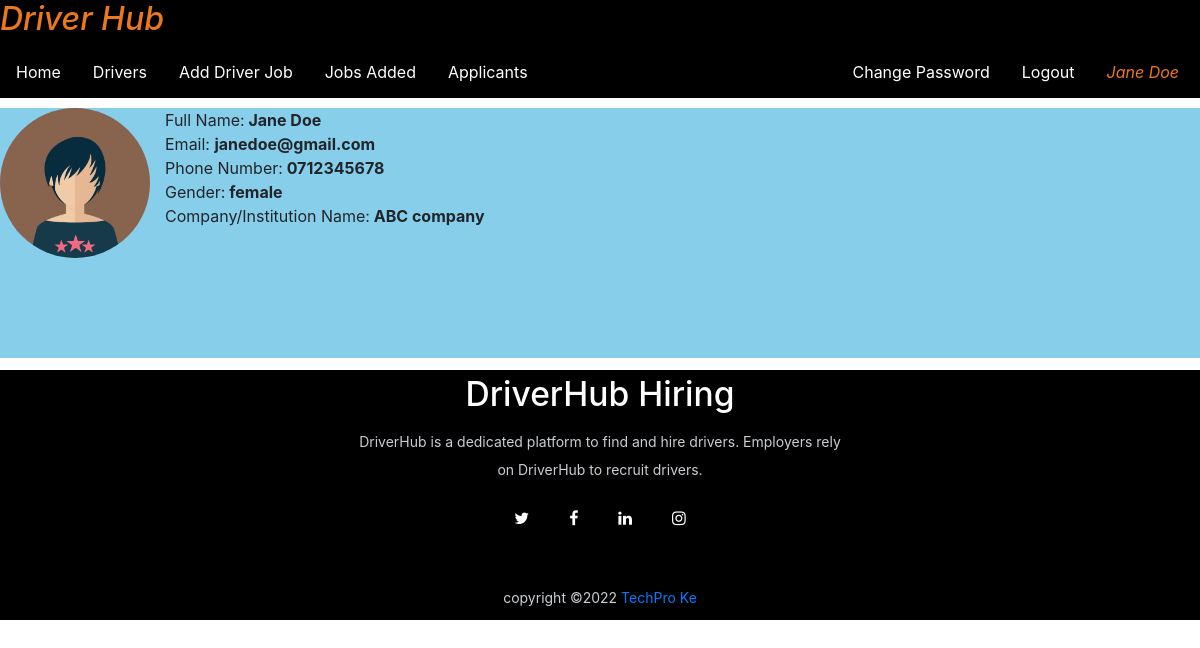
Page /employer_profile (signed in) on the committed database.
### driverjob/models.py (models this page shows, shortened)
class Employer(models.Model):
    user=models.ForeignKey(User,on_delete=models.CASCADE)
    mobile = models.CharField(max_length=15, null= True)
    image = models.FileField(null=True)
    cartype = models.CharField(max_length=30, null=True)
    gender =models.CharField(max_length=10, null=True)
    company =models.CharField(max_length=100, null=True)
    type =models.CharField(max_length=15, null=True)
    status =models.CharField(max_length=20, null=True)

### driverjob/views.py (the view)
# urls.py: path('employer_profile', employer_profile, name="employer_profile"),
def employer_profile(request):
    if not request.user.is_authenticated:
        return redirect('employer_login')
    user = request.user
    employer = Employer.objects.get(user=user)
    d = {'employer':employer}
    return render(request, 'employer_profile.html',d)

### driverjob/templates/employer_profile.html
{% load static %}
{% block body %}
{% include 'employer_navigation.html' %}
<link rel="stylesheet" href="{% static 'css/style.css'%}">
<div style="background-color: skyblue; margin-top: 10px; height: 250px;">
    <img src="{{employer.image.url}}" style="border-radius: 50%;" width="150" height="150" id="hp"/>
    Full Name:<b> {{employer.user.first_name}} {{employer.user.last_name}}</b> <br>
    Email: <b>{{employer.user.username}}</b> <br>
    Phone Number:<b> {{employer.mobile}}</b><br>
    Gender:<b> {{employer.gender}}</b><br>
    Company/Institution Name:<b> {{employer.company}}</b><br>
</div>
{% include 'footer.html' %}
{% endblock %}

### driverjob/templates/employer_navigation.html (shortened to what this page needs)
<html>
    <head>
        <link rel="stylesheet" href="https://cdn.jsdelivr.net/npm/bootstrap@4.6.1/dist/css/bootstrap.min.css">
        {% load static %}
        <link rel="stylesheet" href="{% static 'css/style.css'%}">
      </head>
    </head>
    <body>
        <ul>
            <i> <h2 style="color: #eb781b; ">Driver Hub </h2></i>
            <li><a style="text-decoration: none;" href="{% url 'employer_home' %}">Home</a></li>
            <li><a style="text-decoration: none;"  href="{% url 'drivers' %}">Drivers</a></li>
            <li><a style="text-decoration: none;" href="{% url 'post_job' %}">Add Driver Job</a></li>
            <li><a style="text-decoration: none;" href="{% url 'job_list' %}">Jobs Added</a></li>
            <li><a style="text-decoration: none;" href="{% url 'applicants' %}">Applicants</a></li>
           <li style="float:right;"><i><a href="{% url 'employer_profile' %}" style=" color:#eb781b; margin-right: 5px; text-decoration: none;">{{request.user.first_name}} {{request.user.last_name}}</a></i></li>
           <li style="float:right;"><a style="text-decoration: none;" href="{% url 'Logout' %}"> Logout</a></li>
           <li style="float:right;"><a style="text-decoration: none;" href="{% url 'change_emppwd' %}"> Change Password</a></li>
          </ul>
    </body>
</html>

### driverjob/static/css/style.css (style rules this page uses)
ul { list-style-type: none; margin: 0; padding: 0; overflow: hidden; background-color: rgb(241, 133, 10); }
li { float: left; }
li a { display: block; color: white; text-align: center; padding: 14px 16px; text-decoration: none; }
#hp { float: left; margin: 0 15px 0 0; }

### driverjob/static/css/footer.css (style rules this page uses)
ul { list-style-type: none; margin: 0; padding: 0; overflow: hidden; background-color: black; }

### rows in the picture
Employer: image (picture), user.first_name "Jane", user.last_name "Doe", user.username "janedoe@gmail.com", mobile "0712345678", gender "female", company "ABC company"

### other values in the picture
{{ request.user.first_name }} "Jane"
{{ request.user.last_name }} "Doe"
